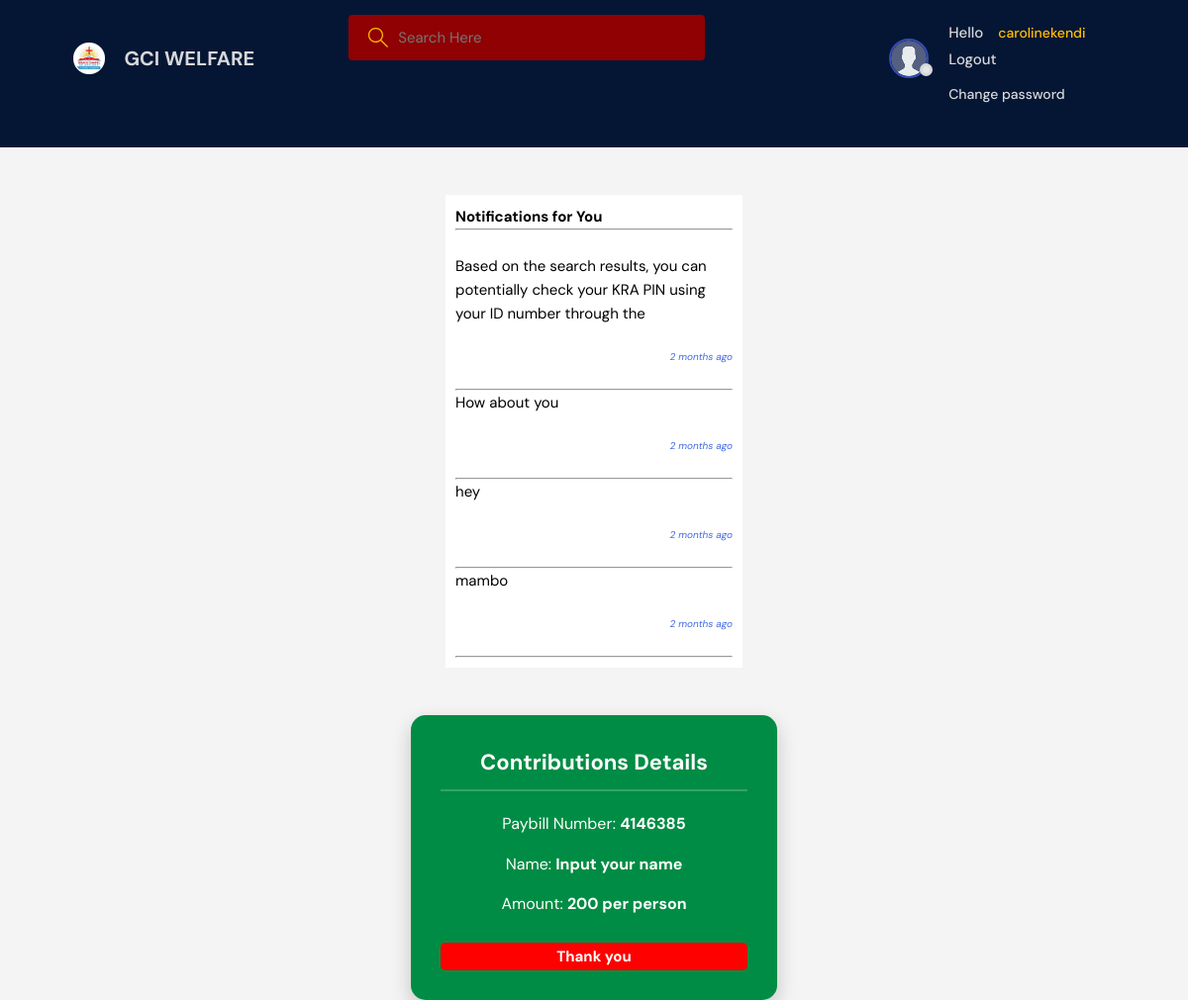
Before: /Message/ (signed in) with the older database file.
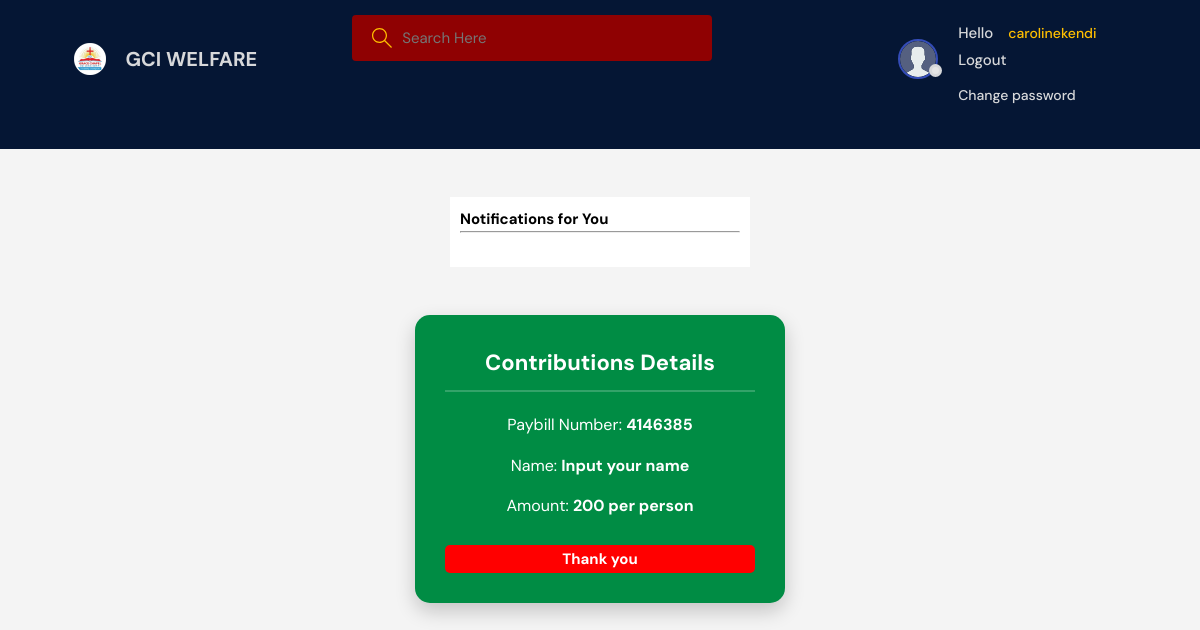
After: the same page with the newer database file.
### web/models.py (models this page shows, shortened)
class Msg(models.Model):
    sender=models.ForeignKey(User, on_delete=models.CASCADE)
    room=models.ForeignKey(room, on_delete=models.CASCADE)
    body = models.TextField(null=True, blank=True ,max_length=100)
    updated= models.DateTimeField(auto_now=True)
    created=models.DateTimeField(auto_now_add=True)
    class Meta:
          ordering = ['-updated', '-created']

### web/views.py (the view)
# urls.py: path('Message/', views.Message, name='Message'),
@login_required(login_url='/login')
def Message(request):
     R_messages=message.objects.all()
     adm =Msg.objects.all()
     context={ 'R_messages': R_messages, 'adm':adm}
     return render(request, 'web/Messages.html', context)

### web/templates/web/Messages.html (shortened to what this page needs)
{% extends 'main.html' %}
{%load static%}
{% block content %}
<br><br>
{% if not user.is_superuser %}
<div class="form-container" style="align-items: center;">
<h2>Notifications for You</h2>
<hr>
<br>
{% for Msg in adm%}
{% if request.user == Msg.sender %}
<p><p>{{Msg.body}}</p></p>
<small style="padding: 30px; text-align: right;"><p style="font-size: x-small; color: royalblue;"><i>{{Msg.updated|timesince}} ago</i></p></small>
<hr>
{%endif%}
{%endfor%}
</div>
{%endif%}
    <br><br>
<html lang="en">
<head>
  <div class="payment-card">
    <h2>Contributions Details</h2>
    <label for="phone">Paybill Number:   <b>4146385</b> </label>
    <label for="amount">Name: <b>Input your name</b></label>
    <label for="amount">Amount: <b>200 per person</b></label>
<br>
    <button type="submit">Thank you</button>
  </div>
</body>
</html>
    {%endblock%}

Changed rows visible on the page:
removed Msg: body "Based on the search results, you can potentially check your KRA PIN using your ID number through the", updated "2 months"
removed Msg: body "How about you", updated "2 months"
removed Msg: body "hey", updated "2 months"
removed Msg: body "mambo", updated "2 months"
